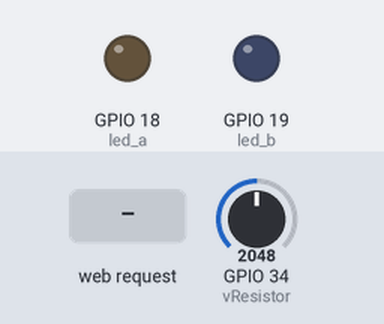
The sketch below on a simulated ESP32. Parts: output pins drawn as LEDs (lit = HIGH). Inputs (shaded band) come from the test bench; at power-on: GPIO 34 (vResistor) = 2048. WiFi joins after 1.5 s; servers stay silent unless stated; what the sketch prints to the serial monitor is not drawn.

Above: at 2.7 s.
2.8 s: HTTP request GET /gpio/0 received
At 4.0 s:
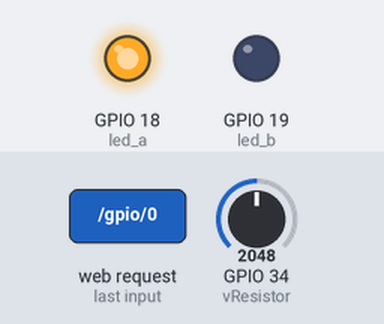
4.3 s: HTTP request GET /gpio/1 received
At 5.2 s:
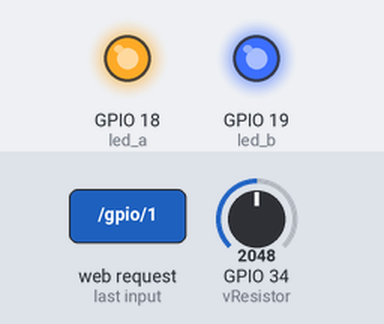
Timing chart, 0 to 7.3 s (numbered marks = the images above; inputs shaded):
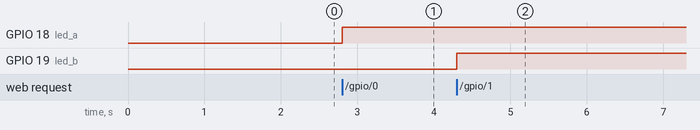

The sketch:

2_practice_report.ino
```cpp
#include <WiFi.h> // 와이파이 기본(STATION) 모드
#include <WiFiClient.h> // AP 모드 - (공유기 접근 위한) 클라이언트 접속
#include <WiFiAP.h> // AP 모드(유무선 공유기)

// 헤더파일 중복 방지
#ifndef STASSID
#define STASSID "KT_GiGA_2G_4BC4" // SSID(와이파이 이름) 정의
#define STAPSK "7ef72xc327" // 비밀번호 정의
#endif

const char* ssid = STASSID; // 와이파이 이름
const char* password = STAPSK; // 비밀번호
WiFiServer server(80); // 80(HTTP) 서버 지정

int vResistor = A6; // ADC 6 (GPIO 34)
int led_a = 18; // PWM_LED GPIO 18
int led_b = 19; // LED GPIO 19

const int pwm_channel = 0; // 0~15의 PWM 채널 중 하나 지정
boolean h_pwm = false; // 꺼짐
boolean pwm1 = true; // 켜짐

void setup() {
  Serial.begin(115200); // 시리얼 모니터(PC) 데이터 전송 속도 115200
  pinMode(vResistor, INPUT); // 가변저항 입력 설정
  pinMode(led_a, OUTPUT); // 18번 pwm_led 출력 설정
  pinMode(led_b, OUTPUT); // 19번 led 출력 설정
  digitalWrite(led_b, 0); // 19번 led 끈 걸로 시작
  ledcAttachPin(led_a, pwm_channel); // 18번 pwm_led PWM 채널 지정
  ledcSetup(pwm_channel, 5000, 8); // PWM 채널, 주파수, 해상도 설정
  ledcWrite(pwm_channel, h_pwm); // 18번 pwm_led 끈 걸로 시작

  // 와이파이 연결 확인
  Serial.println();
  Serial.println();
  Serial.print("Connecting to ");
  Serial.println(ssid); // 와이파이 이름 출력

  WiFi.mode(WIFI_STA); // STATION 모드
  WiFi.begin(ssid, password); // 와이파이 연결

  // 아직 연결 중일 때 (....) 출력
  while(WiFi.status() != WL_CONNECTED){
    delay(500);
    Serial.print(".");
  }

  // 와이파이 연결 확인 및 IP 주소 출력 (복사하여 주소창에 붙여넣으면 됨)
  Serial.println("");
  Serial.println("WiFi connected.");
  Serial.println("IP address: ");
  Serial.println(WiFi.localIP());

  server.begin(); // 서버 연결
}

void loop() {
  WiFiClient client = server.available(); // 클라이언트 접속으로 서버값 읽어오기

  if(!client) return; // 서버값 없으면 재접속
  Serial.println("새로운 클라이언트");
  client.setTimeout(5000);

  String request = client.readStringUntil('\r');
  Serial.println("request: ");
  Serial.println(request);

  int val_a; // 18번 led 값
  int val_b; // 19번 led 값

  // 주소뒤에 붙는 조건에 따라 19번 led 끄고 켬
  if(request.indexOf(F("/gpio/0")) != -1){
    val_b = 0;
  } else if (request.indexOf(F("/gpio/1")) != -1){
    val_b = 1;
  } else {
    Serial.println("invalid request");
    val_b = digitalRead(led_b);
  }

  digitalWrite(led_b, val_b); //

  int adc = analogRead(vResistor); // 가변저항 값 아날로그로 읽어오기
  int pwm = map(adc, 0, 1023, 0, 255); // 해당 아날로그 신호 디지털 표현 위해 값 매핑

  ledcWrite(pwm_channel, pwm); // analogWrite() 대체함수 - 해당 채널 led 해당 값에 따라 출력

  while(client.available()){ // 클라이언트(서버) 신호 있으면 읽어들이기
    client.read();
  }

  // html - 웹 페이지 출력 (19번 LED 켜고 꺼짐 여부 / 19번 LED 스위칭 문장 / 가변저항 값)
  client.print(F("HTTP/1.1 200 OK\r\nContent-Type: text/html\r\n\r\n<!DOCTYPE HTML>\r\n<html>\r\nGPIO is now "));
  client.print((val_b) ? F("high") : F("low"));
  client.print(F("<br><br>Click <a href='http://"));
  client.print(WiFi.localIP());
  client.print(F("/gpio/1'>here</a> to switch LED GPIO on, or <a href='http://"));
  client.print(WiFi.localIP());
  client.print(F("/gpio/0'>here</a> to switch LED GPIO off."));
  client.print(F("<br><br>vResistor is now "));
  client.print(adc);
  client.print(F(".</html>"));

  Serial.println("Disconnecting from client"); // (출력 끝남 = 다 했으니 클라이언트 연결 다시 하시오)

}
```

Measured:
- after the input at 2.8 s, GPIO 18 (led_a): LOW → HIGH at once
- after the input at 4.3 s, GPIO 19 (led_b): LOW → HIGH at once
